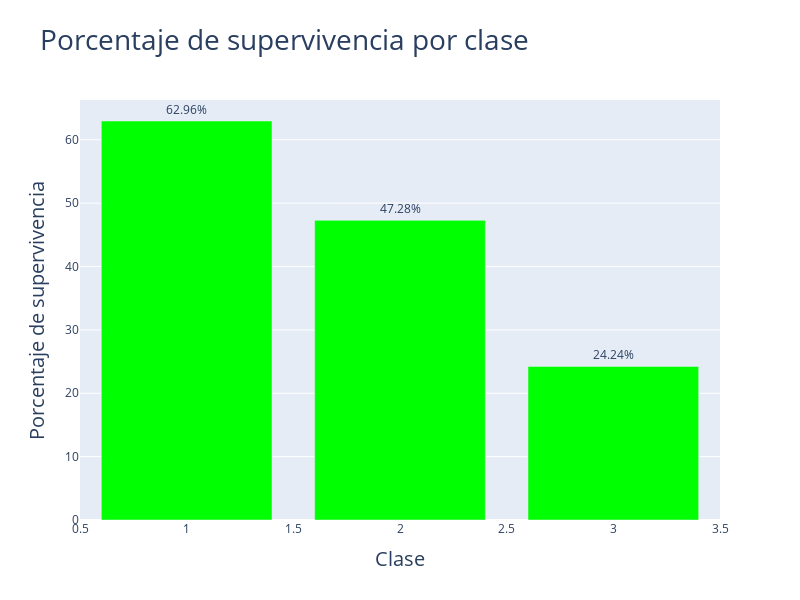

The notebook cell saved with this chart:
### Markdown cell above
De esta gráfica podemos ver como la clase 3, la peor, fue la más perjudicada a la hora de sobrevivir al accidente, siendo por contrapartida, la 1, la mejor clase, donde más pasajeros sobrevivieron, más de la mitad.

### Code cell
# Calcular el porcentaje de supervivencia para cada clase
Superviviente_por_clase['Porcentaje_supervivientes'] = (Superviviente_por_clase[1] / (Superviviente_por_clase[0] + Superviviente_por_clase[1])) * 100

datos = pd.DataFrame({'Clase': Superviviente_por_clase.index, 'Porcentaje de supervivencia': Superviviente_por_clase['Porcentaje_supervivientes']})

fig = px.bar(datos, x='Clase', y='Porcentaje de supervivencia', text='Porcentaje de supervivencia', title='Porcentaje de supervivencia por clase', width=800, height=600)
fig.update_traces(texttemplate='%{text:.2f}%', textposition='outside')
fig.update_xaxes(title_text='Clase')
fig.update_yaxes(title_text='Porcentaje de supervivencia')
fig.update_traces(marker_color='#00FF00')
fig.update_layout(title_font_size=28, xaxis_title_font_size=20, yaxis_title_font_size=20)

fig.show()

### Figure 1 — Plotly figure (JSON) as saved in the notebook; plotly's stock layout.template omitted (floating-point values rounded to 4 significant figures)
{"data": [{"alignmentgroup": "True", "hovertemplate": "Clase=%{x}<br>Porcentaje de supervivencia=%{text}<extra></extra>", "legendgroup": "", "marker": {"color": "#00FF00", "pattern": {"shape": ""}}, "name": "", "offsetgroup": "", "orientation": "v", "showlegend": false, "text": [62.96, 47.28, 24.24], "textposition": "outside", "texttemplate": "%{text:.2f}%", "type": "bar", "x": [1, 2, 3], "xaxis": "x", "y": [62.96, 47.28, 24.24], "yaxis": "y"}], "layout": {"barmode": "relative", "height": 600, "legend": {"tracegroupgap": 0}, "title": {"font": {"size": 28}, "text": "Porcentaje de supervivencia por clase"}, "width": 800, "xaxis": {"anchor": "y", "domain": [0, 1], "title": {"font": {"size": 20}, "text": "Clase"}}, "yaxis": {"anchor": "x", "domain": [0, 1], "title": {"font": {"size": 20}, "text": "Porcentaje de supervivencia"}}}}
